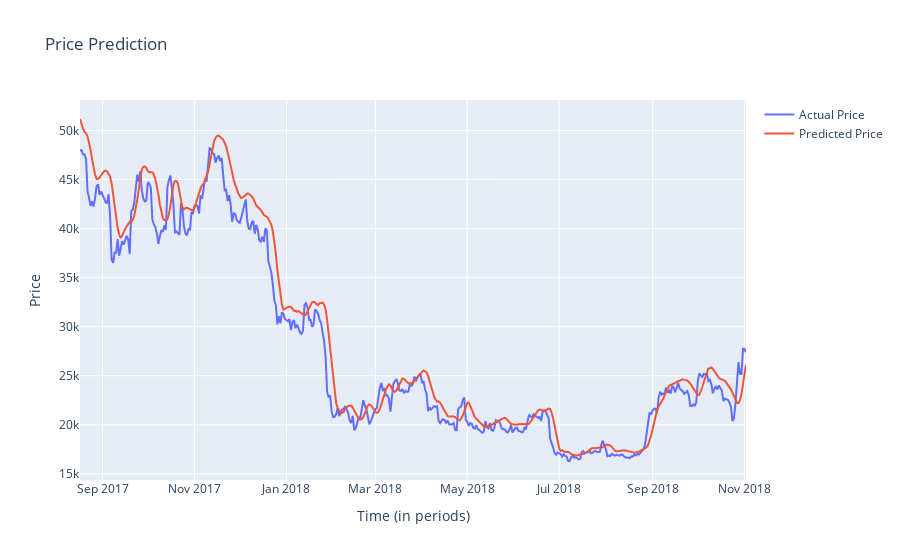

The notebook cell saved with this chart:
### Code cell
# Create a figure with a single trace
fig = go.Figure()

# Add the real stock price data to the figure as a scatter trace
fig.add_trace(go.Scatter(x=df.index, y=real_stock_price.flatten(), mode='lines', name='Actual Price'))

# Add the predicted stock price data to the figure as a scatter trace
fig.add_trace(go.Scatter(x=df.index, y=predicted_stock_price.flatten(), mode='lines', name='Predicted Price'))

# Set the figure's title and axis labels
fig.update_layout(title='Price Prediction', xaxis_title='Time (in periods)', yaxis_title='Price')

# Show the figure
fig.show()

### Figure 1 — Plotly figure (JSON) as saved in the notebook; plotly's stock layout.template omitted (floating-point values rounded to 4 significant figures; data arrays with more than 128 entries replaced by an {"elided": "..."} marker saying what was removed)
{"data": [{"mode": "lines", "name": "Actual Price", "type": "scatter", "x": {"elided": "2041 str values"}, "y": {"elided": "443 float values"}}, {"mode": "lines", "name": "Predicted Price", "type": "scatter", "x": {"elided": "2041 str values"}, "y": {"elided": "443 float values"}}], "layout": {"title": {"text": "Price Prediction"}, "xaxis": {"title": {"text": "Time (in periods)"}}, "yaxis": {"title": {"text": "Price"}}}}
